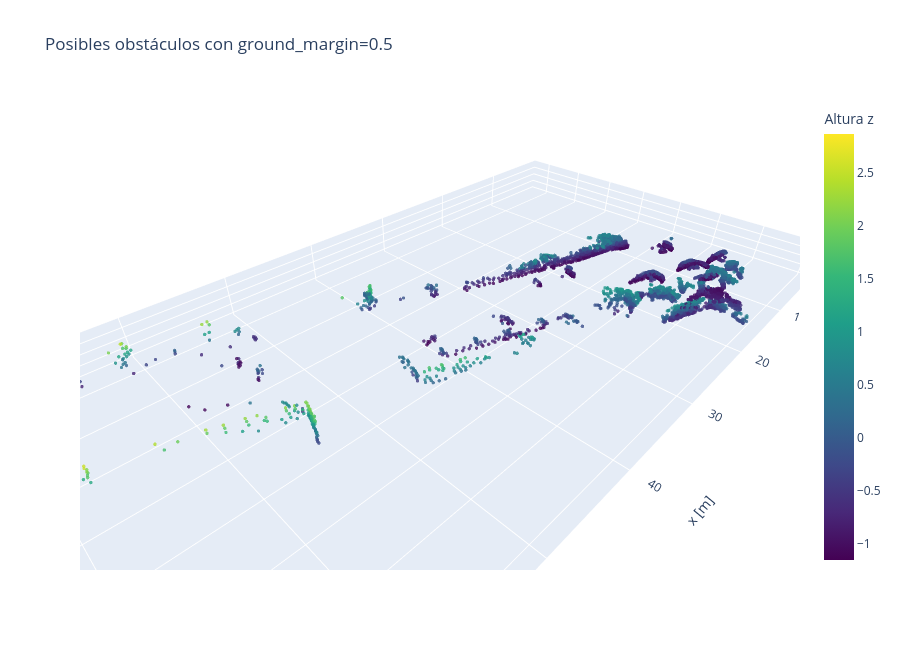

Source (notebook cell):
### Markdown cell above
<div style="background-color:#a82757; padding:14px; border-left:6px solid ##f2facf; border-radius:6px">

## **RETO 3 — Ajustar la separación suelo/obstáculo**

Cambia `ground_margin`.

Sugerencias:

- Prueba `0.10`.
- Prueba `0.50`.
- Observa si estás eliminando demasiados objetos o dejando demasiado suelo.

Pregunta: ¿por qué una regla fija de altura puede fallar en una calle inclinada?

</div>

### Code cell
#@title RETO 3: cambiar margen de suelo

# TODO: cambia este margen.
ground_margin_reto = 0.5

z_base_reto = np.percentile(points[:, 2], 15)
ground_mask_reto = points[:, 2] < (z_base_reto + ground_margin_reto)
object_points_reto = points[~ground_mask_reto]

print("Margen:", ground_margin_reto)
print("Puntos posibles obstáculos:", len(object_points_reto))

plot_point_cloud(
    object_points_reto,
    color_by="z",
    max_points=8000,
    title=f"Posibles obstáculos con ground_margin={ground_margin_reto}"
)

### Figure 1 — Plotly figure (JSON) as saved in the notebook; plotly's stock layout.template omitted (floating-point values rounded to 4 significant figures; data arrays with more than 128 entries replaced by an {"elided": "..."} marker saying what was removed)
{"data": [{"marker": {"color": {"elided": "8000 float values"}, "colorbar": {"title": {"text": "Altura z"}}, "colorscale": [[0, "#440154"], [0.1111, "#482878"], [0.2222, "#3e4989"], [0.3333, "#31688e"], [0.4444, "#26828e"], [0.5556, "#1f9e89"], [0.6667, "#35b779"], [0.7778, "#6ece58"], [0.8889, "#b5de2b"], [1, "#fde725"]], "opacity": 0.8, "size": 2}, "mode": "markers", "type": "scatter3d", "x": {"elided": "8000 float values"}, "y": {"elided": "8000 float values"}, "z": {"elided": "8000 float values"}}], "layout": {"height": 650, "scene": {"aspectmode": "data", "xaxis": {"title": {"text": "x [m]"}}, "yaxis": {"title": {"text": "y [m]"}}, "zaxis": {"title": {"text": "z [m]"}}}, "title": {"text": "Posibles obstáculos con ground_margin=0.5"}, "width": 900}}
